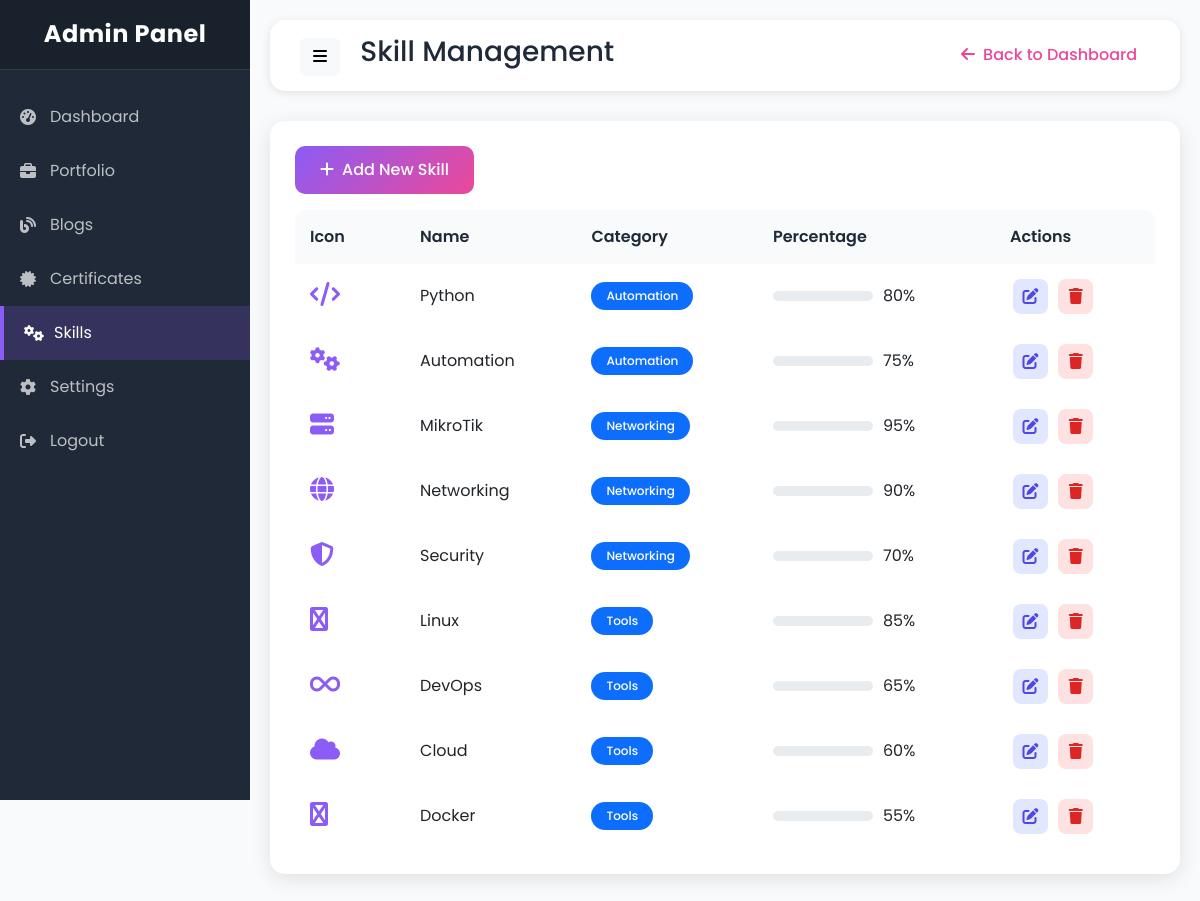
/admin/skills.php (signed in), run on the app's committed database.
### tables this page shows
CREATE TABLE skills (
    id INT PRIMARY KEY AUTO_INCREMENT,
    name VARCHAR(50) NOT NULL,
    category VARCHAR(50),
    percentage INT,
    icon VARCHAR(50),
    created_at TIMESTAMP DEFAULT CURRENT_TIMESTAMP
);

### admin/skills.php (the view, shortened to what this page needs)
<?php
require_once '../includes/config.php';
$skills = $pdo->query("SELECT * FROM skills ORDER BY category, percentage DESC")->fetchAll();
?>
<!DOCTYPE html>
<html lang="en">
<head>
    <link href="https://cdn.jsdelivr.net/npm/bootstrap@5.3.2/dist/css/bootstrap.min.css" rel="stylesheet">
    <link href="https://cdnjs.cloudflare.com/ajax/libs/font-awesome/6.5.1/css/all.min.css" rel="stylesheet">
    <link href="../assets/css/admin.css" rel="stylesheet">
</head>
<body>
    <div class="admin-layout">
        <div class="admin-sidebar">
            <div class="admin-sidebar-header">
                <h4>Admin Panel</h4>
            </div>
            <nav class="admin-sidebar-menu">
                <a href="index.php" class="admin-menu-item">
                    <i class="fas fa-tachometer-alt"></i> Dashboard
                </a>
                <a href="portfolio.php" class="admin-menu-item">
                    <i class="fas fa-briefcase"></i> Portfolio
                </a>
                <a href="blogs.php" class="admin-menu-item">
                    <i class="fas fa-blog"></i> Blogs
                </a>
                <a href="certificates.php" class="admin-menu-item">
                    <i class="fas fa-certificate"></i> Certificates
                </a>
                <a href="skills.php" class="admin-menu-item active">
                    <i class="fas fa-cogs"></i> Skills
                </a>
                <a href="settings.php" class="admin-menu-item">
                    <i class="fas fa-cog"></i> Settings
                </a>
                <a href="logout.php" class="admin-menu-item">
                    <i class="fas fa-sign-out-alt"></i> Logout
                </a>
            </nav>
        </div>
        <div class="admin-content">
            <div class="admin-topbar">
                <div>
                    <button class="btn btn-light" id="sidebarToggle">
                        <i class="fas fa-bars"></i>
                    </button>
                    <h3 class="d-inline-block ms-3">Skill Management</h3>
                </div>
                <div>
                    <a href="index.php" class="btn btn-gradient">
                        <i class="fas fa-arrow-left me-2"></i>Back to Dashboard
                    </a>
                </div>
            </div>
            <div class="admin-card">
                <button class="btn btn-primary mb-3" data-bs-toggle="modal" data-bs-target="#skillModal">
                    <i class="fas fa-plus me-2"></i>Add New Skill
                </button>
                <div class="table-responsive">
                    <table class="admin-table">
                        <thead>
                            <tr>
                                <th>Icon</th>
                                <th>Name</th>
                                <th>Category</th>
                                <th>Percentage</th>
                                <th>Actions</th>
                            </tr>
                        </thead>
                        <tbody>
                            <?php foreach ($skills as $skill): ?>
                            <tr>
                                <td><i class="fas <?php echo htmlspecialchars($skill['icon']); ?>" style="font-size: 1.5rem; color: var(--primary);"></i></td>
                                <td><?php echo htmlspecialchars($skill['name']); ?></td>
                                <td><span class="badge bg-primary"><?php echo htmlspecialchars($skill['category']); ?></span></td>
                                <td>
                                    <div class="d-flex align-items-center">
                                        <div class="progress" style="width: 100px; height: 10px; margin-right: 10px;">
                                            <div class="progress-bar" role="progressbar" style="width: <?php echo $skill['percentage']; ?>%; background: var(--gradient);" aria-valuenow="<?php echo $skill['percentage']; ?>" aria-valuemin="0" aria-valuemax="100"></div>
                                        </div>
                                        <span><?php echo $skill['percentage']; ?>%</span>
                                    </div>
                                </td>
                                <td>
                                    <a href="?edit=<?php echo $skill['id']; ?>" class="btn btn-action btn-edit">
                                        <i class="fas fa-edit"></i>
                                    </a>
                                    <a href="?delete=<?php echo $skill['id']; ?>" class="btn btn-action btn-delete">
                                        <i class="fas fa-trash"></i>
                                    </a>
                                </td>
                            </tr>
                            <?php endforeach; ?>
                        </tbody>
                    </table>
                </div>
            </div>
        </div>
    </div>
</body>
</html>

### assets/css/admin.css (style rules this page uses)
:root { --primary: #8B5CF6; --secondary: #EC4899; --dark: #1F2937; --light: #F9FAFB; --white: #FFFFFF; }
body { font-family: 'Poppins', sans-serif; background: var(--light); overflow-x: hidden; width: 100%; max-width: 100%; }
html { overflow-x: hidden; }
* { box-sizing: border-box; }
.admin-layout { display: flex; min-height: 100vh; overflow-x: hidden; position: relative; }
.admin-sidebar { width: 250px; background: #1F2937; color: #FFFFFF; position: fixed; height: 100vh; overflow-y: auto; overflow-x: hidden; transition: all 0.3s ease; }
.admin-sidebar-header { padding: 20px; background: rgba(0, 0, 0, 0.2); text-align: center; border-bottom: 1px solid rgba(255, 255, 255, 0.1); }
.admin-sidebar-header h4 { margin: 0; font-weight: 700; color: #FFFFFF !important; text-shadow: none; letter-spacing: 0.5px; }
.admin-sidebar-menu { padding: 20px 0; }
.admin-menu-item { padding: 15px 20px; color: rgba(255,255,255, 0.7); display: flex; align-items: center; gap: 10px; transition: all 0.3s ease; text-decoration: none; }
.admin-menu-item:hover, .admin-menu-item.active { background: rgba(139, 92, 246, 0.2); color: #FFFFFF; border-left: 4px solid var(--primary); }
.admin-menu-item:hover, .admin-menu-item.active { background: rgba(139, 92, 246, 0.2); color: var(--white); border-left: 4px solid var(--primary); }
.admin-menu-item i { width: 20px; }
.admin-content { flex: 1; margin-left: 250px; padding: 20px; }
.admin-topbar { background: var(--white); padding: 15px 30px; border-radius: 15px; box-shadow: 0 2px 10px rgba(0, 0, 0, 0.1); margin-bottom: 30px; display: flex; justify-content: space-between; align-items: center; }
.admin-topbar h3 { margin: 0; color: var(--dark); }
.admin-topbar a { color: var(--secondary); font-weight: 500; white-space: nowrap; overflow: hidden; text-overflow: ellipsis; }
.btn { white-space: nowrap; overflow: hidden; text-overflow: ellipsis; }
a { max-width: 100%; }
.admin-card { background: var(--white); border-radius: 15px; box-shadow: 0 5px 20px rgba(0, 0, 0, 0.1); padding: 25px; margin-bottom: 20px; width: 100%; max-width: 100%; overflow: hidden; }
.admin-table { width: 100%; min-width: 800px; }
.table-responsive { overflow-x: auto; -webkit-overflow-scrolling: touch; margin: 0; padding: 0; border-radius: 10px; width: 100%; }
.admin-table th { background: var(--light); padding: 15px; font-weight: 600; color: var(--dark); border: none; white-space: nowrap; }
.admin-table td { padding: 15px; border-color: #E5E7EB; vertical-align: middle; max-width: 300px; overflow: hidden; text-overflow: ellipsis; white-space: nowrap; }
.admin-table td:first-child, .admin-table th:first-child { min-width: 80px; }
.admin-table td:last-child, .admin-table th:last-child { min-width: 100px; }
.btn-action { width: 35px; height: 35px; border-radius: 8px; display: inline-flex; align-items: center; justify-content: center; margin: 0 3px; transition: all 0.3s ease; }
.btn-edit { background: #E0E7FF; color: #4F46E5; }
.btn-delete { background: #FEE2E2; color: #DC2626; }
.btn-primary { background: linear-gradient(135deg, var(--primary) 0%, var(--secondary) 100%); border: none; padding: 12px 25px; border-radius: 10px; font-weight: 500; transition: all 0.3s ease; }
.progress { width: 100%; max-width: 100%; overflow: hidden; }
.badge { padding: 8px 15px; border-radius: 20px; font-weight: 500; }

### data on the page
skills: name "Python", category "Automation", percentage "80"
skills: name "Automation", category "Automation", percentage "75"
skills: name "MikroTik", category "Networking", percentage "95"
skills: name "Networking", category "Networking", percentage "90"
skills: name "Security", category "Networking", percentage "70"
skills: name "Linux", category "Tools", percentage "85"
skills: name "DevOps", category "Tools", percentage "65"
skills: name "Cloud", category "Tools", percentage "60"
skills: name "Docker", category "Tools", percentage "55"
